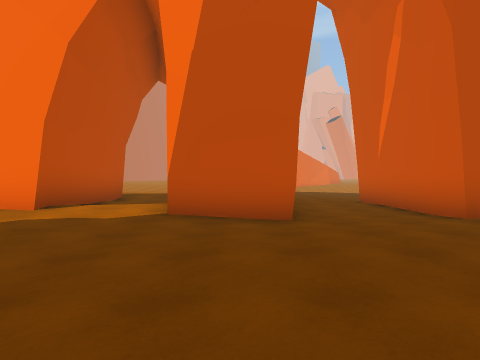
view 1 (above)

23 first-person views from a walk through a 3-D level made in the Unity game engine. The camera is 1.4 m above the floor, looks level and sees 75° across. The floor is counted in squares, 2 m on a side. Each view is taken from the middle of a square. On the plan, view 1 faces up. The plan holds only what a view shows up to about 10 squares ahead; the rest is blank. The place goes on beyond the plan. Some animated figures are not drawn. Some surface patterns are stand-ins.

view 2
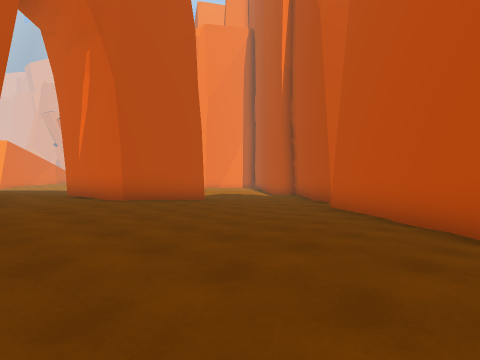

view 3
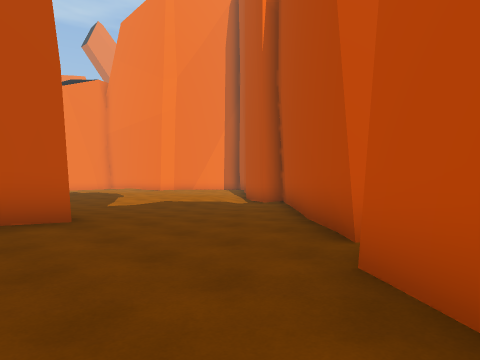

view 4
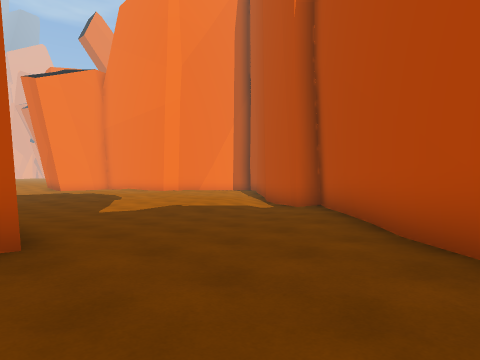

view 5
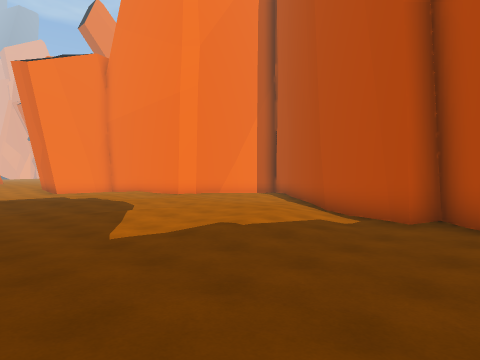

view 6
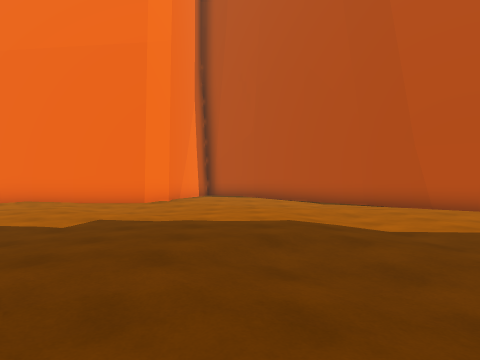

view 7
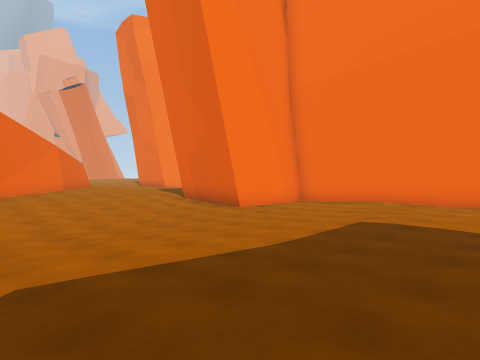

view 8
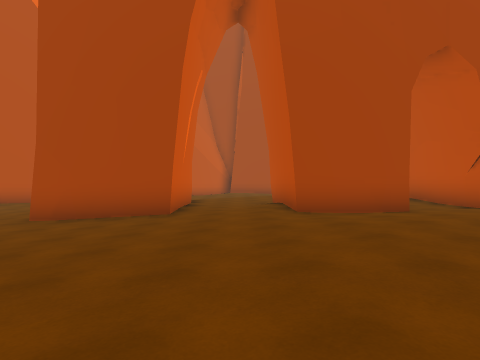

view 9
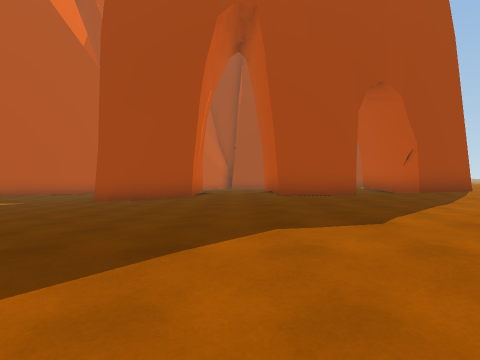

view 10
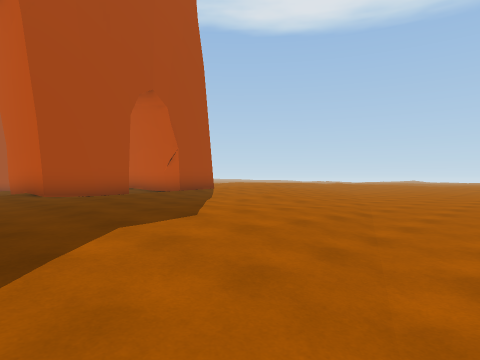

view 11
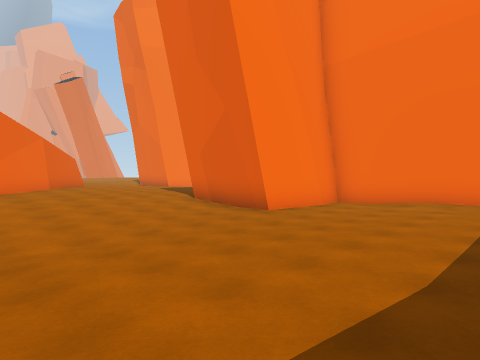

view 12
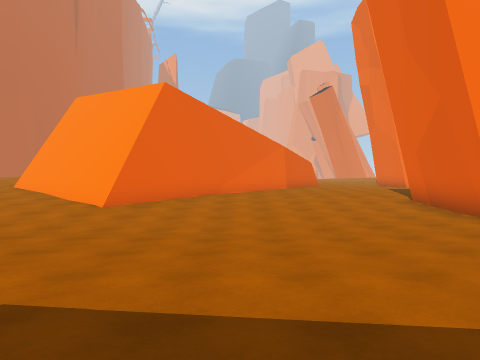

view 13
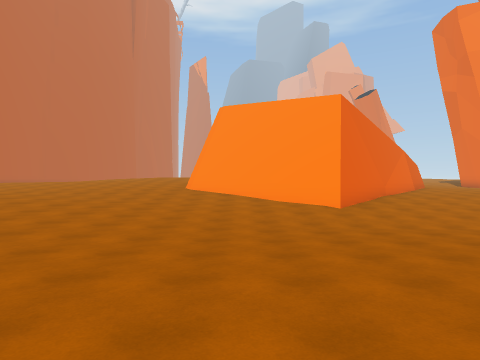

view 14
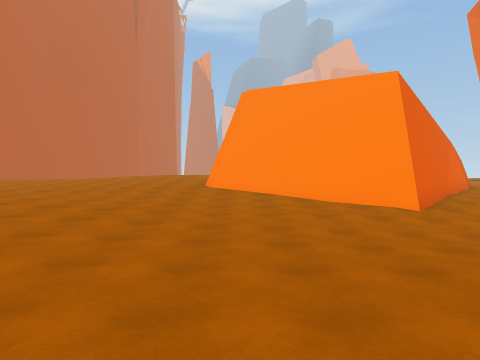

view 15
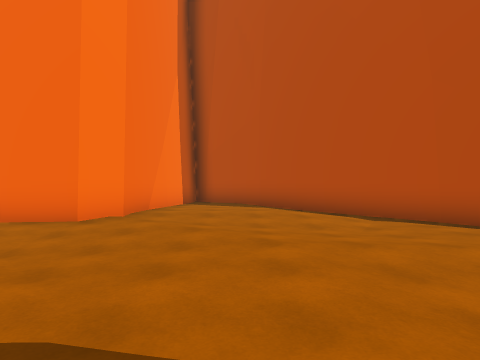

view 16
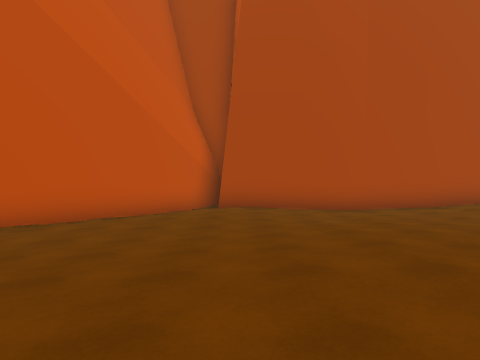

view 17
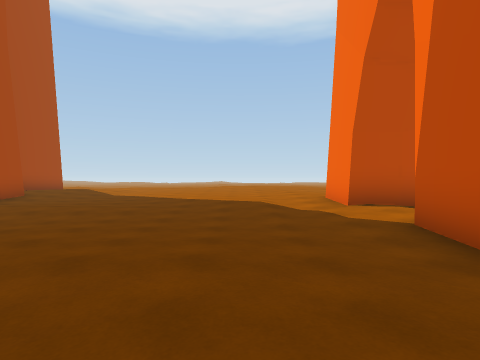

view 18
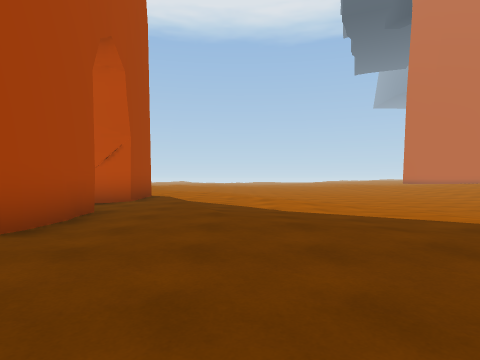

view 19
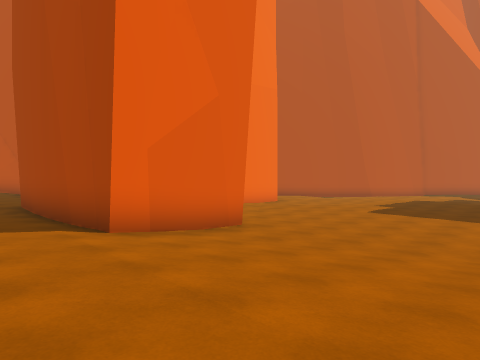

view 20
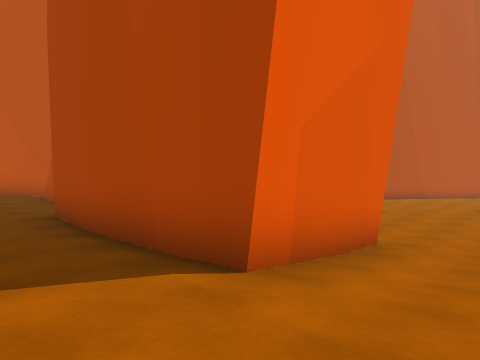

view 21
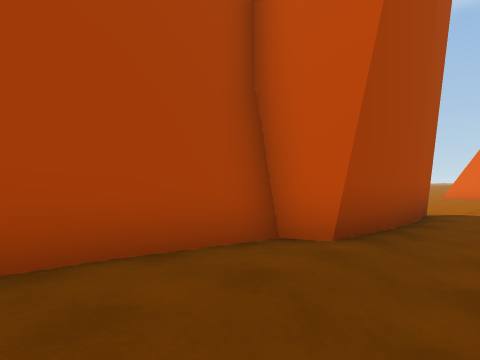

view 22
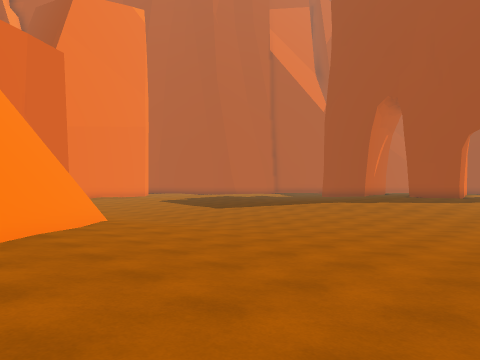

view 23
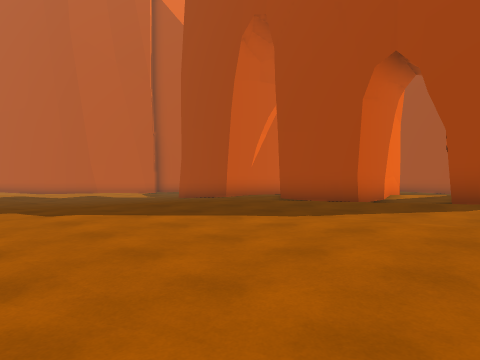

### Floor plan
Key: @ floor where view 1 was taken; # wall or solid block; . main floor; : floor 0.25 m higher than the main floor; - floor 0.25 m lower than the main floor; + floor 0.5 m higher than the main floor; * floor 0.75 m higher than the main floor; % floor 1 m higher than the main floor; / step, stairs or slope.
Columns run from 5 left of view 1 to 20 right of it. Each row starts with its distance up from view 1.
 29 %%%%/##    #/+++++++ ++:+/
 28 //////##  ##/+++++++++////
 27 ***///+####//////#####/+**
 26 *++++:::/#///////#   #####
 25 *+++:::////////..#
 24 +++:::////------.####
 23  :::...----------...#
 22  ::....----------...##
 21  ::......------.....:#
 20  :...................#
 19 ::::..... /......::..#
 18 ::::../// ::.....:/..####
 17 :::://::::::.::..:...:::##
 16 ::::+++++::::::::...:.::..
 15 :/::++++:::/://:::::..::..
 14 /++:++++:::.../:::....:..#
 13 /+++++++:::.........../.##
 12 /++++*++:::...........-##
 11 /+/**++++::.......:..-##
 10 /**++++++::.......:/-##
  9 ##++###++###..././//##
  8  #++###/+#  .../..-##
  7  #+/###::#  ....--##
  6 ##**###::###......##
  5 /*+++::::+::.....##
  4 +//+:::++::.....##
  3 *//::+++::.....##
  2 /+:::++:::....##
  1 ++::::::.....##
  0 ++:::@::....##
 -1 ++:::/.:::.##
 -2 ++/....::.##
 -3 +//...:::.#
 -4 ########/##
 -5        ###

Where each view was taken, in squares from view 1:
view 1: 0 up, 0 right, facing up
view 2: 3 down, 0 right, facing up-right
view 3: 0 up, 5 right, facing up-right
view 4: 2 up, 6 right, facing up-right
view 5: 5 up, 7 right, facing up-right
view 6: 15 up, 6 right, facing right
view 7: 17 up, 5 right, facing up-right
view 8: 16 up, 2 right, facing down
view 9: 19 up, 2 right, facing down
view 10: 19 up, 3 right, facing down-left
view 11: 19 up, 6 right, facing up-right
view 12: 18 up, 7 right, facing up
view 13: 17 up, 1 right, facing up
view 14: 19 up, 0 right, facing up
view 15: 15 up, 10 right, facing right
view 16: 5 up, 2 right, facing down
view 17: 3 up, 3 right, facing left
view 18: 12 up, 4 right, facing left
view 19: 29 up, 7 right, facing down-right
view 20: 29 up, 10 right, facing down-right
view 21: 29 up, 20 right, facing down-left
view 22: 29 up, 5 left, facing down-right
view 23: 17 up, 5 left, facing down-right
